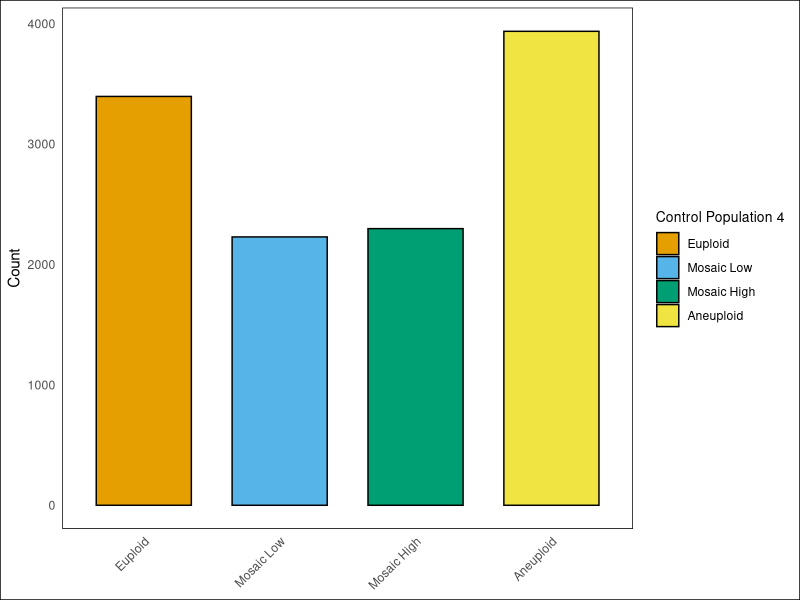
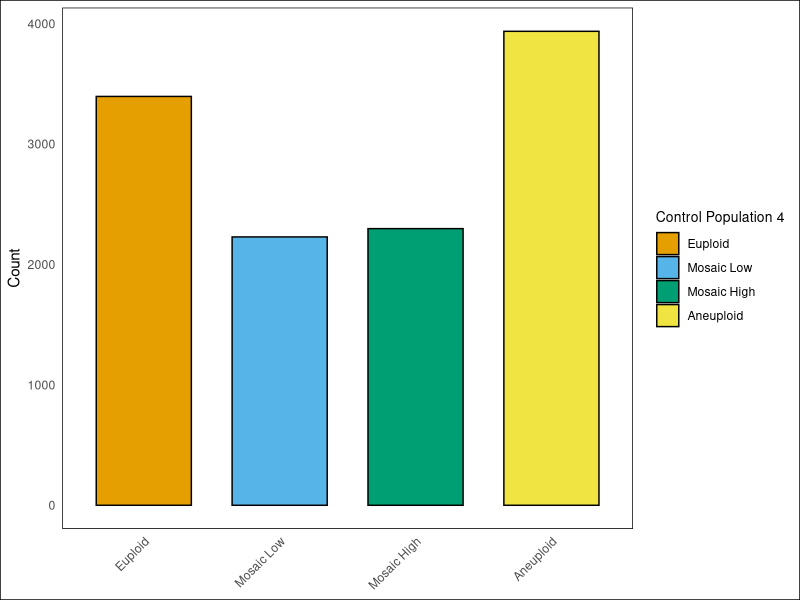

Write R code to recreate these figures, in order.
# Clinical data (for reference)
clinical_data <- c(6512, 799, 462, 4088)

# Set populations (as specified)
set_populations <- list(
  c(11860, 0, 0, 0),          # Population 1
  c(0, 0, 0, 11860),          # Population 2
  c(5930, 0, 0, 5930),        # Population 3
  c(3396, 2229, 2298, 3937),  # Population 4
  c(6512, 799, 462, 4088)     # Population 5 (same as clinical data)
)

# Labels for the set populations
set_labels <- c("Pop 1", "Pop 2", "Pop 3", "Pop 4", "Pop 5 (Clinical)")

# Choose the population to visualize (Population 4)
population_index <- 4  # Population 4

# Function to run chi-squared tests for set populations
run_chi_squared_for_sets <- function(clinical, set_pops) {
  p_values <- numeric(length(set_pops))
  for (i in 1:length(set_pops)) {
    chi_vals <- matrix(c(set_pops[[i]], clinical), ncol = 4, byrow = TRUE)
    test_result <- chisq.test(chi_vals)
    p_values[i] <- test_result$p.value
  }
  return(p_values)
}

# Run chi-squared tests for the set populations
set_p_values <- run_chi_squared_for_sets(clinical_data, set_populations)

# Create a data frame for Population 4
pop_df <- data.frame(
  Category = factor(c("Euploid", "Mosaic Low", "Mosaic High", "Aneuploid"),
                    levels = c("Euploid", "Mosaic Low", "Mosaic High", "Aneuploid")),
  Count = set_populations[[population_index]]
)

# Load ggplot2 library
library(ggplot2)

# Plot the histogram for Population 4
plot4 <- ggplot(pop_df, aes(x = Category, y = Count, fill = Category)) +
  geom_bar(stat = "identity", color = "black", width = 0.7) +
  theme_minimal() +
  labs(x = NULL, y = "Count") +  # Removed the x-axis label
  scale_fill_manual(values = c("Euploid" = "#E69F00", "Mosaic Low" = "#56B4E9",
                               "Mosaic High" = "#009E73", "Aneuploid" = "#F0E442"),
                    name = "Control Population 4") +  # Set legend title
  theme(
    axis.text.x = element_text(angle = 45, hjust = 1),
    panel.grid.major = element_blank(),
    panel.grid.minor = element_blank(),
    legend.title = element_text(size = 10),  # Adjust legend title size if needed
    plot.background = element_rect(fill = "white"), # White background for the plot area
    panel.background = element_rect(fill = "white") # White background for the panel area
  )

# Display the plot
print(plot4)

# Save the plot as a PNG file with white background
ggsave(filename = paste0("histogram_control_pop4.png"), plot = plot4, bg = "white", width = 6.7, height = 6.7, dpi = 300)
